Frame 1 (no input): blank canvas, image omitted
Frame 60 (the mouse pressed at the canvas centre just before this capture): blank canvas, image omitted
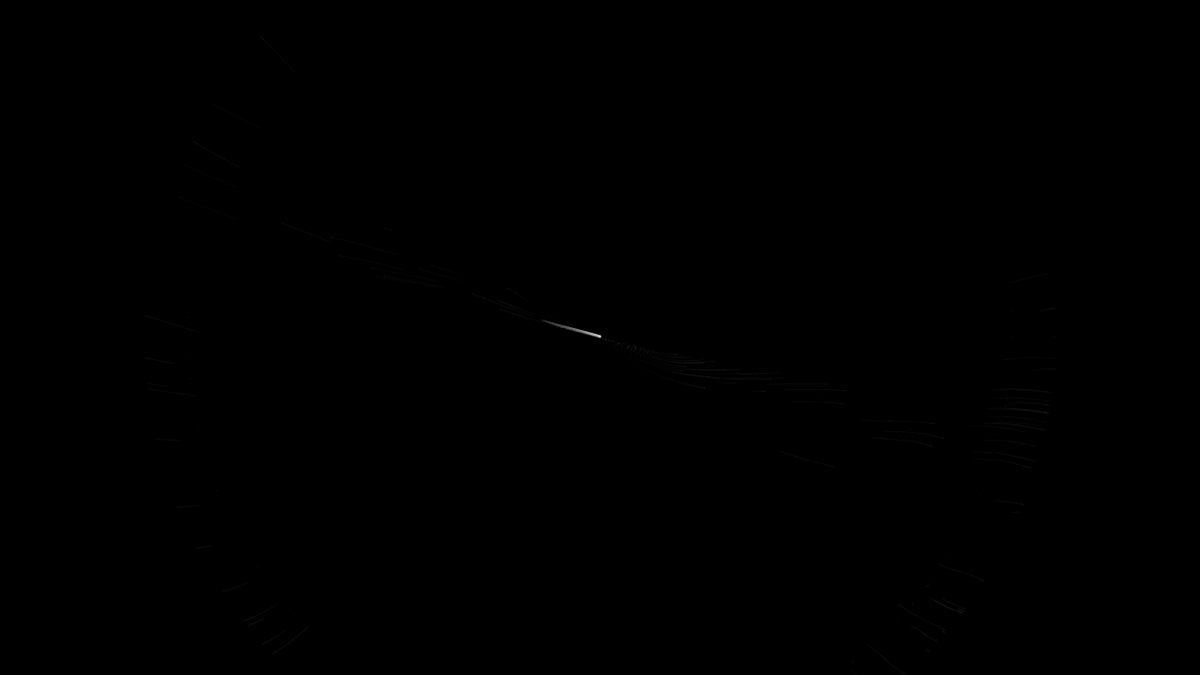
Frame 120 (the mouse held since frame 60 and released just before this capture)

The Processing sketch whose frames 1 and 60 were blank and that drew this single picture after the mouse press (run headless with seeded random() and noise(); from frame 60 on, the mouse is pressed at the canvas centre):

// Processing sketch: processing_122405
// ── processing_122405.pde

ParticleSystem ps;
Repeller repeller;
boolean colorwhite = false;
int frame = 0;



void setup() {
  colorMode(HSB,360,100,100);
  size(1280,720);
 ps = new ParticleSystem(new PVector(width/2,height/2));
 background(0);
 frameRate=5000;

  
}

void draw() {

  PVector gravity = new PVector(0,0.1);
  ps.applyForce(gravity);
  ps.addParticle();
  ps.run();
  
  repeller = new Repeller(mouseX,mouseY);
  ps.applyRepeller(repeller);

   
  frame++;  
}











// A simple Particle class

class Particle {
  PVector location;
  PVector velocity;
  PVector acceleration;
  PVector noiseVec;
  float lifespan;
  float mass = 1;
  float age =250;
  float c =0; 
  float a;


  Particle(PVector l) {
    acceleration = new PVector(0,0.05);
    velocity = new PVector(random(-1,1),random(-2,0));
    location = l.get();
    lifespan = 255.0;
    noiseVec = new PVector();
     
  }

  void run() {
    update();
    display();
  }


 void applyForce(PVector force) {
    PVector f = force.get();
    f.div(mass);
    acceleration.add(f);
  }




  // Method to update location
  void update() {
    velocity.add(acceleration);
    location.add(velocity);
    acceleration.mult(0);
    lifespan -= 1.0;
    
   // float noiseFloat =0.0002* noise(location.x , location.y , frame);
   float noiseFloat = noise(location.x * 0.0005, location.y * 0.0005, frame* 0.001);
   println(noiseFloat);
    noiseVec.x = cos(((noiseFloat/2) * 8*PI) * 10);
    noiseVec.y = sin(((noiseFloat/2) * 2*PI) * 10);
     
    velocity.add(noiseVec);
    velocity.div(10);
    location.add(velocity);
    
    
    c++;
    




    
    
  }

  // Method to display
  void display() {
    

   if(colorwhite) {
    fill(180,100,00,20);
   }
 else {
fill(20,0,100,20);
 }
  

    noStroke();
    ellipse(location.x, location.y, 1-(c/age), 1-(c/age));
  
  age++;
    
  }
  
 
  
  
  
  // Is the particle still useful?
  boolean isDead() {
    if (lifespan < -100.0) {
      return true;
    } else {
      return false;
    }
  }
}




// A class to describe a group of Particles
// An ArrayList is used to manage the list of Particles 

class ParticleSystem {
  ArrayList<Particle> particles;
  PVector origin;

  ParticleSystem(PVector location) {
    origin = location.get();
    particles = new ArrayList<Particle>();
  }

  void addParticle() {
    particles.add(new Particle(origin));
  }


 void applyForce(PVector f) {
    for (Particle p: particles) {
      p.applyForce(f);
    }
  }

void applyRepeller(Repeller r) {
    for (Particle p: particles) {
      PVector force = r.repel(p);
      p.applyForce(force);
    }
  }















  void run() {
    for (int i = particles.size()-1; i >= 0; i--) {
      Particle p = particles.get(i);
      p.run();
      if (p.isDead()) {
        particles.remove(i);
      }
    }
  }
}








  
void keyReleased()
{
 switch(key){
 case ' ':
  if(colorwhite) colorwhite = false;
  else if(!colorwhite) colorwhite = true;
 break;
 }
  
}









class Repeller {
 
//How strong is the repeller?
  float strength = -10000;
 PVector location;
  float r = 10;
 
  Repeller(float x, float y)  {
    location = new PVector(x,y);
  }
 
  void display() {
    /*
    stroke(255);
    fill(150);
    ellipse(location.x,location.y,r*2,r*2);*/
  }
 
  PVector repel(Particle p) {
//This is the same repel algorithm we used in Chapter 2: forces based on gravitational attraction.
    PVector dir = PVector.sub(location,p.location);//get force direction
    float d = dir.mag();//get distance
    dir.normalize();
    d = constrain(d,5,100);
    float force = -1 * strength / (d * d); //calculate magnitude
    dir.mult(force);
    return dir; //make a vector out of direction and magnitude
  }
}
